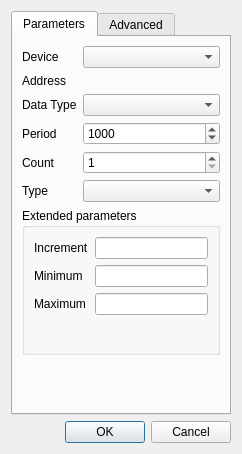
<?xml version="1.0" encoding="UTF-8"?>
<ui version="4.0">
 <class>mbServerDialogSimAction</class>
 <widget class="QDialog" name="mbServerDialogSimAction">
  <property name="geometry">
   <rect>
    <x>0</x>
    <y>0</y>
    <width>242</width>
    <height>454</height>
   </rect>
  </property>
  <property name="windowTitle">
   <string>Simulation Item</string>
  </property>
  <layout class="QVBoxLayout" name="verticalLayout">
   <item>
    <widget class="QTabWidget" name="tabWidget">
     <property name="currentIndex">
      <number>0</number>
     </property>
     <widget class="QWidget" name="tabParameters">
      <attribute name="title">
       <string>Parameters</string>
      </attribute>
      <layout class="QVBoxLayout" name="verticalLayout_3">
       <item>
        <layout class="QFormLayout" name="formLayout">
         <item row="0" column="0">
          <widget class="QLabel" name="label_4">
           <property name="text">
            <string>Device</string>
           </property>
          </widget>
         </item>
         <item row="0" column="1">
          <widget class="QComboBox" name="cmbDevice"/>
         </item>
         <item row="1" column="0">
          <widget class="QLabel" name="label">
           <property name="text">
            <string>Address</string>
           </property>
          </widget>
         </item>
         <item row="2" column="0">
          <widget class="QLabel" name="label_3">
           <property name="text">
            <string>Data Type</string>
           </property>
          </widget>
         </item>
         <item row="2" column="1">
          <widget class="QComboBox" name="cmbDataType"/>
         </item>
         <item row="3" column="0">
          <widget class="QLabel" name="label_5">
           <property name="text">
            <string>Period</string>
           </property>
          </widget>
         </item>
         <item row="3" column="1">
          <widget class="QSpinBox" name="spPeriod">
           <property name="maximum">
            <number>32000</number>
           </property>
           <property name="value">
            <number>1000</number>
           </property>
          </widget>
         </item>
         <item row="4" column="0">
          <widget class="QLabel" name="label_2">
           <property name="text">
            <string>Count</string>
           </property>
          </widget>
         </item>
         <item row="4" column="1">
          <widget class="QSpinBox" name="spCount">
           <property name="minimum">
            <number>1</number>
           </property>
           <property name="maximum">
            <number>65536</number>
           </property>
           <property name="value">
            <number>1</number>
           </property>
          </widget>
         </item>
         <item row="5" column="0">
          <widget class="QLabel" name="label_7">
           <property name="text">
            <string>Type</string>
           </property>
          </widget>
         </item>
         <item row="5" column="1">
          <widget class="QComboBox" name="cmbActionType"/>
         </item>
        </layout>
       </item>
       <item>
        <widget class="QGroupBox" name="groupBox">
         <property name="minimumSize">
          <size>
           <width>0</width>
           <height>0</height>
          </size>
         </property>
         <property name="title">
          <string>Extended parameters</string>
         </property>
         <layout class="QVBoxLayout" name="verticalLayout_4">
          <property name="spacing">
           <number>0</number>
          </property>
          <property name="leftMargin">
           <number>0</number>
          </property>
          <property name="topMargin">
           <number>0</number>
          </property>
          <property name="rightMargin">
           <number>0</number>
          </property>
          <property name="bottomMargin">
           <number>0</number>
          </property>
          <item>
           <widget class="QStackedWidget" name="swActionType">
            <property name="currentIndex">
             <number>0</number>
            </property>
            <widget class="QWidget" name="pgIncrement">
             <layout class="QFormLayout" name="formLayout_3">
              <item row="0" column="0">
               <widget class="QLabel" name="label_9">
                <property name="text">
                 <string>Increment</string>
                </property>
               </widget>
              </item>
              <item row="0" column="1">
               <widget class="QLineEdit" name="lnActionIncrement"/>
              </item>
              <item row="1" column="0">
               <widget class="QLabel" name="label_19">
                <property name="text">
                 <string>Minimum</string>
                </property>
               </widget>
              </item>
              <item row="1" column="1">
               <widget class="QLineEdit" name="lnActionIncrementMin"/>
              </item>
              <item row="2" column="0">
               <widget class="QLabel" name="label_18">
                <property name="text">
                 <string>Maximum</string>
                </property>
               </widget>
              </item>
              <item row="2" column="1">
               <widget class="QLineEdit" name="lnActionIncrementMax"/>
              </item>
             </layout>
            </widget>
            <widget class="QWidget" name="pgSine">
             <layout class="QFormLayout" name="formLayout_4">
              <item row="3" column="0">
               <widget class="QLabel" name="label_10">
                <property name="text">
                 <string>Amplitude</string>
                </property>
               </widget>
              </item>
              <item row="3" column="1">
               <widget class="QLineEdit" name="lnActionSineAmplitude"/>
              </item>
              <item row="2" column="1">
               <widget class="QLineEdit" name="lnActionSinePhaseShift"/>
              </item>
              <item row="2" column="0">
               <widget class="QLabel" name="label_12">
                <property name="text">
                 <string>Phase shift</string>
                </property>
               </widget>
              </item>
              <item row="1" column="1">
               <widget class="QLineEdit" name="lnActionSinePeriod"/>
              </item>
              <item row="1" column="0">
               <widget class="QLabel" name="label_15">
                <property name="text">
                 <string>&lt;html&gt;&lt;head/&gt;&lt;body&gt;&lt;p&gt;Sine Period&lt;/p&gt;&lt;/body&gt;&lt;/html&gt;</string>
                </property>
               </widget>
              </item>
              <item row="4" column="1">
               <widget class="QLineEdit" name="lnActionSineVerticalShift"/>
              </item>
              <item row="4" column="0">
               <widget class="QLabel" name="label_11">
                <property name="text">
                 <string>Vertical Shift</string>
                </property>
               </widget>
              </item>
             </layout>
             <zorder>lnActionSineAmplitude</zorder>
             <zorder>label_10</zorder>
             <zorder>lnActionSinePhaseShift</zorder>
             <zorder>label_12</zorder>
             <zorder>lnActionSinePeriod</zorder>
             <zorder>label_15</zorder>
             <zorder>lnActionSineVerticalShift</zorder>
             <zorder>label_11</zorder>
            </widget>
            <widget class="QWidget" name="pgRandom">
             <layout class="QFormLayout" name="formLayout_5">
              <item row="0" column="0">
               <widget class="QLabel" name="label_14">
                <property name="text">
                 <string>Minimum</string>
                </property>
               </widget>
              </item>
              <item row="0" column="1">
               <widget class="QLineEdit" name="lnActionRandomMin"/>
              </item>
              <item row="1" column="0">
               <widget class="QLabel" name="label_13">
                <property name="text">
                 <string>Maximum</string>
                </property>
               </widget>
              </item>
              <item row="1" column="1">
               <widget class="QLineEdit" name="lnActionRandomMax"/>
              </item>
             </layout>
            </widget>
            <widget class="QWidget" name="pgCopy">
             <layout class="QFormLayout" name="formLayout_6">
              <item row="0" column="0">
               <widget class="QLabel" name="label_16">
                <property name="text">
                 <string>Source</string>
                </property>
               </widget>
              </item>
              <item row="1" column="0">
               <widget class="QLabel" name="label_17">
                <property name="text">
                 <string>Size</string>
                </property>
               </widget>
              </item>
              <item row="1" column="1">
               <widget class="QSpinBox" name="spCopySize">
                <property name="minimum">
                 <number>1</number>
                </property>
                <property name="maximum">
                 <number>65536</number>
                </property>
                <property name="value">
                 <number>1</number>
                </property>
               </widget>
              </item>
              <item row="2" column="1">
               <spacer name="verticalSpacer_3">
                <property name="orientation">
                 <enum>Qt::Vertical</enum>
                </property>
                <property name="sizeHint" stdset="0">
                 <size>
                  <width>20</width>
                  <height>40</height>
                 </size>
                </property>
               </spacer>
              </item>
             </layout>
            </widget>
           </widget>
          </item>
         </layout>
        </widget>
       </item>
       <item>
        <spacer name="verticalSpacer">
         <property name="orientation">
          <enum>Qt::Vertical</enum>
         </property>
         <property name="sizeHint" stdset="0">
          <size>
           <width>20</width>
           <height>40</height>
          </size>
         </property>
        </spacer>
       </item>
      </layout>
     </widget>
     <widget class="QWidget" name="tabAdvanced">
      <attribute name="title">
       <string>Advanced</string>
      </attribute>
      <layout class="QVBoxLayout" name="verticalLayout_2">
       <item>
        <layout class="QFormLayout" name="formLayout_2">
         <item row="0" column="0">
          <widget class="QLabel" name="label_8">
           <property name="text">
            <string>Byte order</string>
           </property>
          </widget>
         </item>
         <item row="0" column="1">
          <widget class="QComboBox" name="cmbByteOrder"/>
         </item>
         <item row="1" column="0">
          <widget class="QLabel" name="label_6">
           <property name="text">
            <string>Register order</string>
           </property>
          </widget>
         </item>
         <item row="1" column="1">
          <widget class="QComboBox" name="cmbRegisterOrder"/>
         </item>
        </layout>
       </item>
       <item>
        <spacer name="verticalSpacer_2">
         <property name="orientation">
          <enum>Qt::Vertical</enum>
         </property>
         <property name="sizeHint" stdset="0">
          <size>
           <width>20</width>
           <height>40</height>
          </size>
         </property>
        </spacer>
       </item>
      </layout>
     </widget>
    </widget>
   </item>
   <item>
    <widget class="QDialogButtonBox" name="buttonBox">
     <property name="orientation">
      <enum>Qt::Horizontal</enum>
     </property>
     <property name="standardButtons">
      <set>QDialogButtonBox::Cancel|QDialogButtonBox::Ok</set>
     </property>
    </widget>
   </item>
  </layout>
 </widget>
 <resources/>
 <connections/>
</ui>
